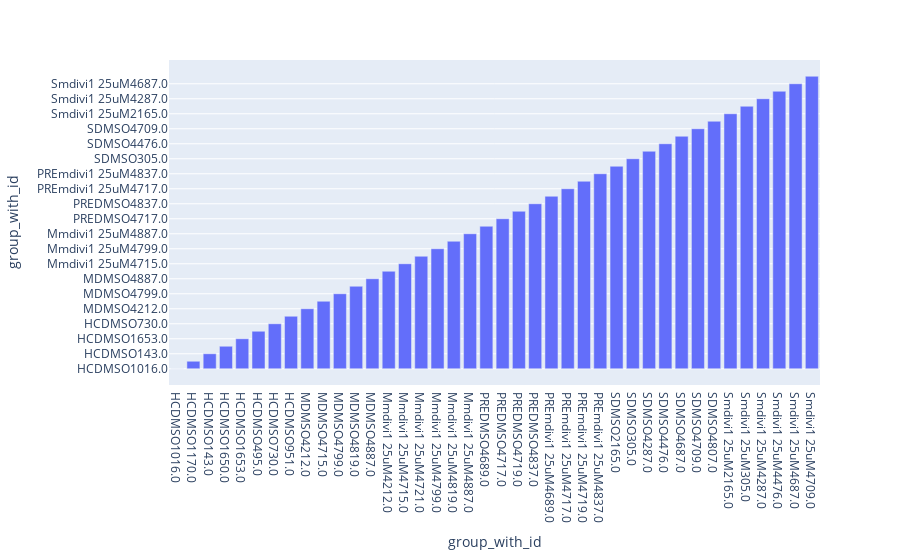
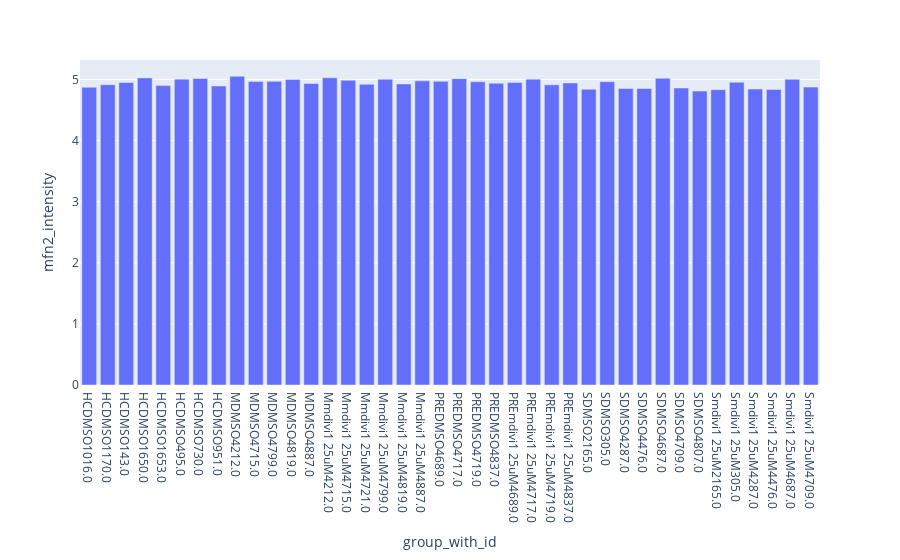
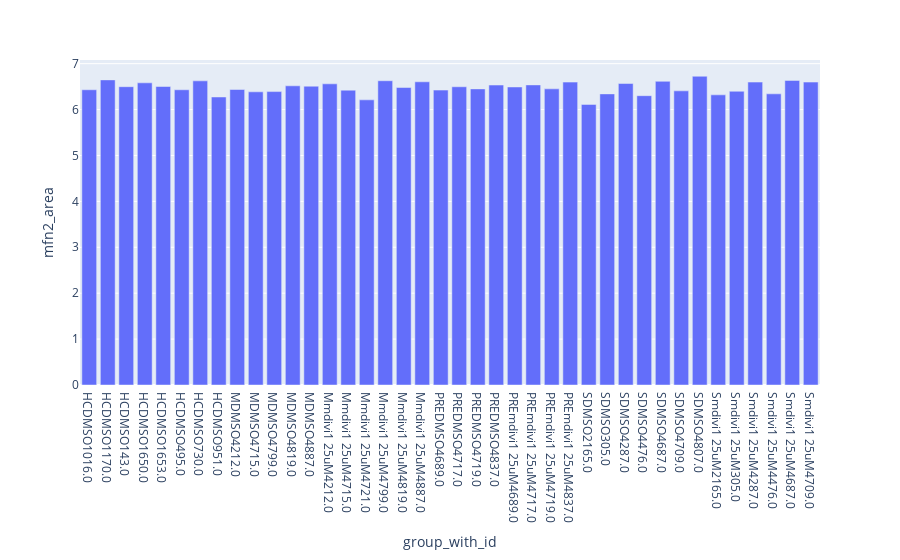

The code cell stored with these charts, in order, in its notebook:
### Code cell
for col in df_plot:
    
    fig = px.bar(df_plot, x = "group_with_id", y = col,
            barmode = 'group')
    fig.write_image(path + '//' + f"{col}mid_plot_image.pdf", engine="kaleido")
    fig.show()

### Figure 1 — Plotly figure (JSON) as saved in the notebook; plotly's stock layout.template omitted (floating-point values rounded to 4 significant figures)
{"data": [{"alignmentgroup": "True", "hovertemplate": "group_with_id=%{y}<extra></extra>", "legendgroup": "", "marker": {"color": "#636efa", "pattern": {"shape": ""}}, "name": "", "offsetgroup": "", "orientation": "v", "showlegend": false, "textposition": "auto", "type": "bar", "x": ["HCDMSO1016.0", "HCDMSO1170.0", "HCDMSO143.0", "HCDMSO1650.0", "HCDMSO1653.0", "HCDMSO495.0", "HCDMSO730.0", "HCDMSO951.0", "MDMSO4212.0", "MDMSO4715.0", "MDMSO4799.0", "MDMSO4819.0", "MDMSO4887.0", "Mmdivi1 25uM4212.0", "Mmdivi1 25uM4715.0", "Mmdivi1 25uM4721.0", "Mmdivi1 25uM4799.0", "Mmdivi1 25uM4819.0", "Mmdivi1 25uM4887.0", "PREDMSO4689.0", "PREDMSO4717.0", "PREDMSO4719.0", "PREDMSO4837.0", "PREmdivi1 25uM4689.0", "PREmdivi1 25uM4717.0", "PREmdivi1 25uM4719.0", "PREmdivi1 25uM4837.0", "SDMSO2165.0", "SDMSO305.0", "SDMSO4287.0", "SDMSO4476.0", "SDMSO4687.0", "SDMSO4709.0", "SDMSO4807.0", "Smdivi1 25uM2165.0", "Smdivi1 25uM305.0", "Smdivi1 25uM4287.0", "Smdivi1 25uM4476.0", "Smdivi1 25uM4687.0", "Smdivi1 25uM4709.0"], "xaxis": "x", "y": ["HCDMSO1016.0", "HCDMSO1170.0", "HCDMSO143.0", "HCDMSO1650.0", "HCDMSO1653.0", "HCDMSO495.0", "HCDMSO730.0", "HCDMSO951.0", "MDMSO4212.0", "MDMSO4715.0", "MDMSO4799.0", "MDMSO4819.0", "MDMSO4887.0", "Mmdivi1 25uM4212.0", "Mmdivi1 25uM4715.0", "Mmdivi1 25uM4721.0", "Mmdivi1 25uM4799.0", "Mmdivi1 25uM4819.0", "Mmdivi1 25uM4887.0", "PREDMSO4689.0", "PREDMSO4717.0", "PREDMSO4719.0", "PREDMSO4837.0", "PREmdivi1 25uM4689.0", "PREmdivi1 25uM4717.0", "PREmdivi1 25uM4719.0", "PREmdivi1 25uM4837.0", "SDMSO2165.0", "SDMSO305.0", "SDMSO4287.0", "SDMSO4476.0", "SDMSO4687.0", "SDMSO4709.0", "SDMSO4807.0", "Smdivi1 25uM2165.0", "Smdivi1 25uM305.0", "Smdivi1 25uM4287.0", "Smdivi1 25uM4476.0", "Smdivi1 25uM4687.0", "Smdivi1 25uM4709.0"], "yaxis": "y"}], "layout": {"barmode": "group", "legend": {"tracegroupgap": 0}, "margin": {"t": 60}, "xaxis": {"anchor": "y", "domain": [0, 1], "title": {"text": "group_with_id"}}, "yaxis": {"anchor": "x", "domain": [0, 1], "title": {"text": "group_with_id"}}}}

### Figure 2 — Plotly figure (JSON) as saved in the notebook; plotly's stock layout.template omitted (floating-point values rounded to 4 significant figures)
{"data": [{"alignmentgroup": "True", "hovertemplate": "group_with_id=%{x}<br>mfn2_intensity=%{y}<extra></extra>", "legendgroup": "", "marker": {"color": "#636efa", "pattern": {"shape": ""}}, "name": "", "offsetgroup": "", "orientation": "v", "showlegend": false, "textposition": "auto", "type": "bar", "x": ["HCDMSO1016.0", "HCDMSO1170.0", "HCDMSO143.0", "HCDMSO1650.0", "HCDMSO1653.0", "HCDMSO495.0", "HCDMSO730.0", "HCDMSO951.0", "MDMSO4212.0", "MDMSO4715.0", "MDMSO4799.0", "MDMSO4819.0", "MDMSO4887.0", "Mmdivi1 25uM4212.0", "Mmdivi1 25uM4715.0", "Mmdivi1 25uM4721.0", "Mmdivi1 25uM4799.0", "Mmdivi1 25uM4819.0", "Mmdivi1 25uM4887.0", "PREDMSO4689.0", "PREDMSO4717.0", "PREDMSO4719.0", "PREDMSO4837.0", "PREmdivi1 25uM4689.0", "PREmdivi1 25uM4717.0", "PREmdivi1 25uM4719.0", "PREmdivi1 25uM4837.0", "SDMSO2165.0", "SDMSO305.0", "SDMSO4287.0", "SDMSO4476.0", "SDMSO4687.0", "SDMSO4709.0", "SDMSO4807.0", "Smdivi1 25uM2165.0", "Smdivi1 25uM305.0", "Smdivi1 25uM4287.0", "Smdivi1 25uM4476.0", "Smdivi1 25uM4687.0", "Smdivi1 25uM4709.0"], "xaxis": "x", "y": [4.871, 4.913, 4.95, 5.024, 4.898, 5.004, 5.016, 4.892, 5.051, 4.967, 4.968, 4.999, 4.932, 5.027, 4.986, 4.919, 5.002, 4.925, 4.976, 4.968, 5.012, 4.962, 4.936, 4.951, 5.004, 4.911, 4.942, 4.839, 4.963, 4.851, 4.851, 5.019, 4.859, 4.808, 4.832, 4.954, 4.842, 4.836, 5.0, 4.874], "yaxis": "y"}], "layout": {"barmode": "group", "legend": {"tracegroupgap": 0}, "margin": {"t": 60}, "xaxis": {"anchor": "y", "domain": [0, 1], "title": {"text": "group_with_id"}}, "yaxis": {"anchor": "x", "domain": [0, 1], "title": {"text": "mfn2_intensity"}}}}

### Figure 3 — Plotly figure (JSON) as saved in the notebook; plotly's stock layout.template omitted (floating-point values rounded to 4 significant figures)
{"data": [{"alignmentgroup": "True", "hovertemplate": "group_with_id=%{x}<br>mfn2_area=%{y}<extra></extra>", "legendgroup": "", "marker": {"color": "#636efa", "pattern": {"shape": ""}}, "name": "", "offsetgroup": "", "orientation": "v", "showlegend": false, "textposition": "auto", "type": "bar", "x": ["HCDMSO1016.0", "HCDMSO1170.0", "HCDMSO143.0", "HCDMSO1650.0", "HCDMSO1653.0", "HCDMSO495.0", "HCDMSO730.0", "HCDMSO951.0", "MDMSO4212.0", "MDMSO4715.0", "MDMSO4799.0", "MDMSO4819.0", "MDMSO4887.0", "Mmdivi1 25uM4212.0", "Mmdivi1 25uM4715.0", "Mmdivi1 25uM4721.0", "Mmdivi1 25uM4799.0", "Mmdivi1 25uM4819.0", "Mmdivi1 25uM4887.0", "PREDMSO4689.0", "PREDMSO4717.0", "PREDMSO4719.0", "PREDMSO4837.0", "PREmdivi1 25uM4689.0", "PREmdivi1 25uM4717.0", "PREmdivi1 25uM4719.0", "PREmdivi1 25uM4837.0", "SDMSO2165.0", "SDMSO305.0", "SDMSO4287.0", "SDMSO4476.0", "SDMSO4687.0", "SDMSO4709.0", "SDMSO4807.0", "Smdivi1 25uM2165.0", "Smdivi1 25uM305.0", "Smdivi1 25uM4287.0", "Smdivi1 25uM4476.0", "Smdivi1 25uM4687.0", "Smdivi1 25uM4709.0"], "xaxis": "x", "y": [6.431, 6.647, 6.498, 6.583, 6.503, 6.431, 6.626, 6.274, 6.437, 6.387, 6.392, 6.518, 6.51, 6.561, 6.423, 6.212, 6.628, 6.481, 6.605, 6.425, 6.497, 6.451, 6.534, 6.493, 6.538, 6.451, 6.598, 6.112, 6.342, 6.568, 6.303, 6.616, 6.408, 6.726, 6.321, 6.399, 6.599, 6.343, 6.635, 6.599], "yaxis": "y"}], "layout": {"barmode": "group", "legend": {"tracegroupgap": 0}, "margin": {"t": 60}, "xaxis": {"anchor": "y", "domain": [0, 1], "title": {"text": "group_with_id"}}, "yaxis": {"anchor": "x", "domain": [0, 1], "title": {"text": "mfn2_area"}}}}
